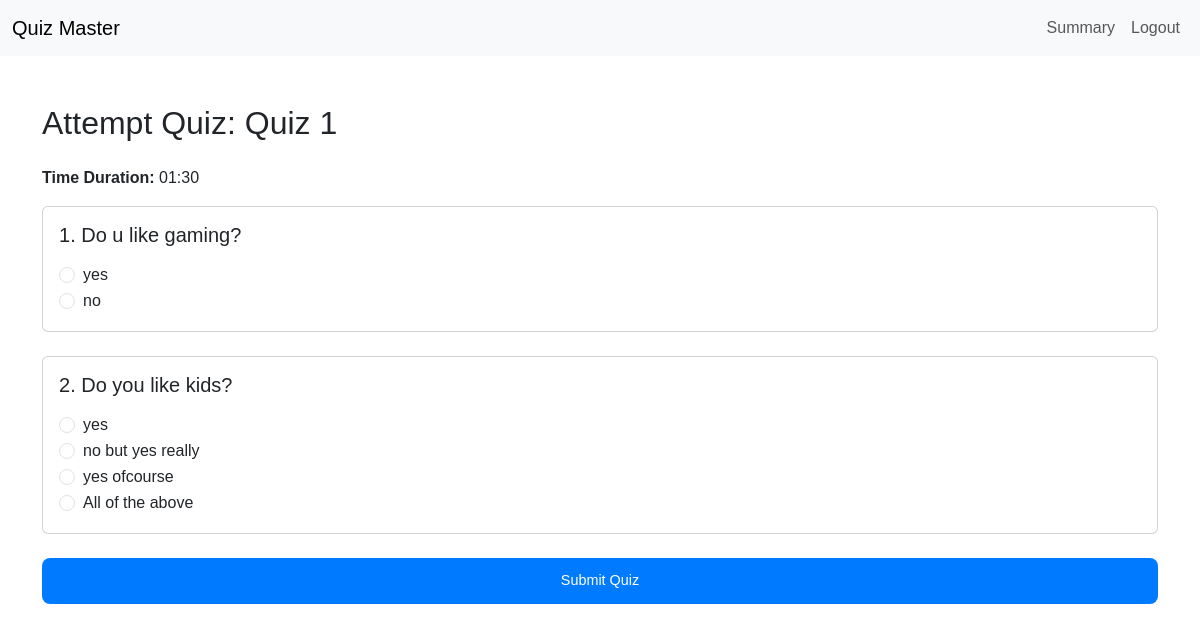
Screenshot of /user/attempt_quiz/1 (signed in) with the database file from the repository.
### quiz_master/models.py (models this page shows)
class Quiz(db.Model):
    id = db.Column(db.Integer, primary_key=True)
    name = db.Column(db.String, nullable=False)
    chapter_id = db.Column(db.Integer, db.ForeignKey('chapter.id'), nullable=False)
    time_duration = db.Column(db.String(5), nullable=True)  # Format: HH:MM
    remarks = db.Column(db.Text, nullable=True)
    scores = db.relationship('Score', backref='quiz', lazy=True)
    questions = db.relationship('Question', backref='quiz', lazy=True)

class Question(db.Model):
    id = db.Column(db.Integer, primary_key=True)
    quiz_id = db.Column(db.Integer, db.ForeignKey('quiz.id'), nullable=False)
    question_statement = db.Column(db.Text, nullable=False)
    option1 = db.Column(db.String(120), nullable=False)
    option2 = db.Column(db.String(120), nullable=False)
    option3 = db.Column(db.String(120), nullable=False)
    option4 = db.Column(db.String(120), nullable=False)
    correct_option = db.Column(db.Integer, nullable=False)  # 1, 2, 3, or 4

### quiz_master/controllers/user.py (the view, shortened to what this page needs)
@user_bp.route("/attempt_quiz/<int:quiz_id>", methods=["GET", "POST"])
@login_required
def attempt_quiz(quiz_id):
    if current_user.role == "admin":
        return redirect(url_for("admin.dashboard"))
    quiz = Quiz.query.get_or_404(quiz_id)
    questions = quiz.questions
    if not questions:
        flash("This quiz has no questions yet.", "warning")
        return redirect(url_for("user.dashboard"))
    questions_data = []
    for question in questions:
        options = [
            question.option1,
            question.option2,
            question.option3 if question.option3 else None,
            question.option4 if question.option4 else None
        ]
        questions_data.append({
            "id": question.id,
            "question_statement": question.question_statement,  # Updated attribute
            "options": [opt for opt in options if opt is not None]  # Filter out None options
        })
    return render_template("user/attempt_quiz.html", quiz=quiz, questions=questions_data)

### quiz_master/templates/user/attempt_quiz.html (shortened to what this page needs)
{% extends "base.html" %}
{% block content %}
<div class="container mt-5">
    <h2 class="mb-4">Attempt Quiz: {{ quiz.name }}</h2>
    {% if quiz.time_duration %}
    <p class="mb-3"><strong>Time Duration:</strong> {{ quiz.time_duration }}</p>
    {% endif %}
    <form method="POST" action="{{ url_for('user.attempt_quiz', quiz_id=quiz.id) }}">
        {% for question in questions %}
        <div class="card mb-4 p-3">
            <h5>{{ loop.index }}. {{ question.question_statement }}</h5>
            <div class="mt-2">
                {% for option in question.options %}
                <div class="form-check">
                    <input class="form-check-input" type="radio" name="question_{{ question.id }}" id="option_{{ question.id }}_{{ loop.index }}" value="{{ loop.index }}" required>
                    <label class="form-check-label" for="option_{{ question.id }}_{{ loop.index }}">{{ option }}</label>
                </div>
                {% endfor %}
            </div>
        </div>
        {% endfor %}
        <button type="submit" class="btn btn-primary">Submit Quiz</button>
    </form>
</div>
{% endblock %}

### quiz_master/static/css/style.css (style rules this page uses)
body { font-family: 'Poppins', sans-serif }
.btn-primary { background: #007bff; border: none; border-radius: 8px; padding: 0.75rem; font-size: 0.9rem; font-weight: 500; width: 100%; transition: background 0.2s ease; }
.btn-primary { background: #007bff; border: none; border-radius: 8px; font-size: 0.9rem; font-weight: 500; transition: background 0.2s ease; }

### rows the page displays
Quiz: name "Quiz 1", time_duration "01:30"
Question: question_statement "Do u like gaming?", option1 "yes", option2 "no"
Question: question_statement "Do you like kids?", option1 "yes", option2 "no but yes really", option3 "yes ofcourse", option4 "All of the above"
